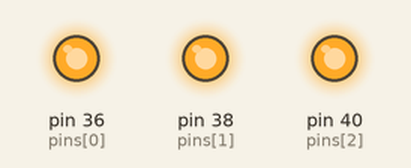
Recording of a program running on a simulated Raspberry Pi (header pin numbers). Parts: output pins drawn as LEDs (lit = HIGH).

Above: at 0.12 s.
At 2.37 s:
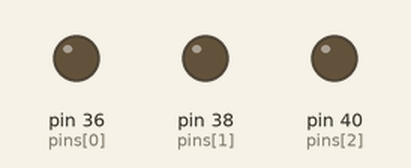
Timing chart, 0 to 3.0 s (numbered marks = the images above):
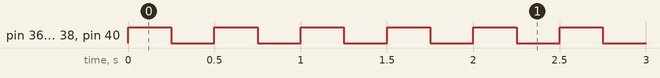

Measured:
- by itself, pin 36 (pins[0]), pin 38 (pins[1]), pin 40 (pins[2]): alternates HIGH for 0.25 s and LOW for 0.25 s

The program:

gpio_example.py
```python
import RPi.GPIO as GPIO
import time

GPIO.setmode(GPIO.BOARD)

pins = [36,38,40]

GPIO.setup(pins, GPIO.OUT, initial = GPIO.LOW)

while True:
    GPIO.output(pins[0], GPIO.HIGH)
    GPIO.output(pins[1], GPIO.HIGH)
    GPIO.output(pins[2], GPIO.HIGH)

    time.sleep(0.25)

    GPIO.output(pins[0], GPIO.LOW)
    GPIO.output(pins[1], GPIO.LOW)
    GPIO.output(pins[2], GPIO.LOW)

    time.sleep(0.25)
```
